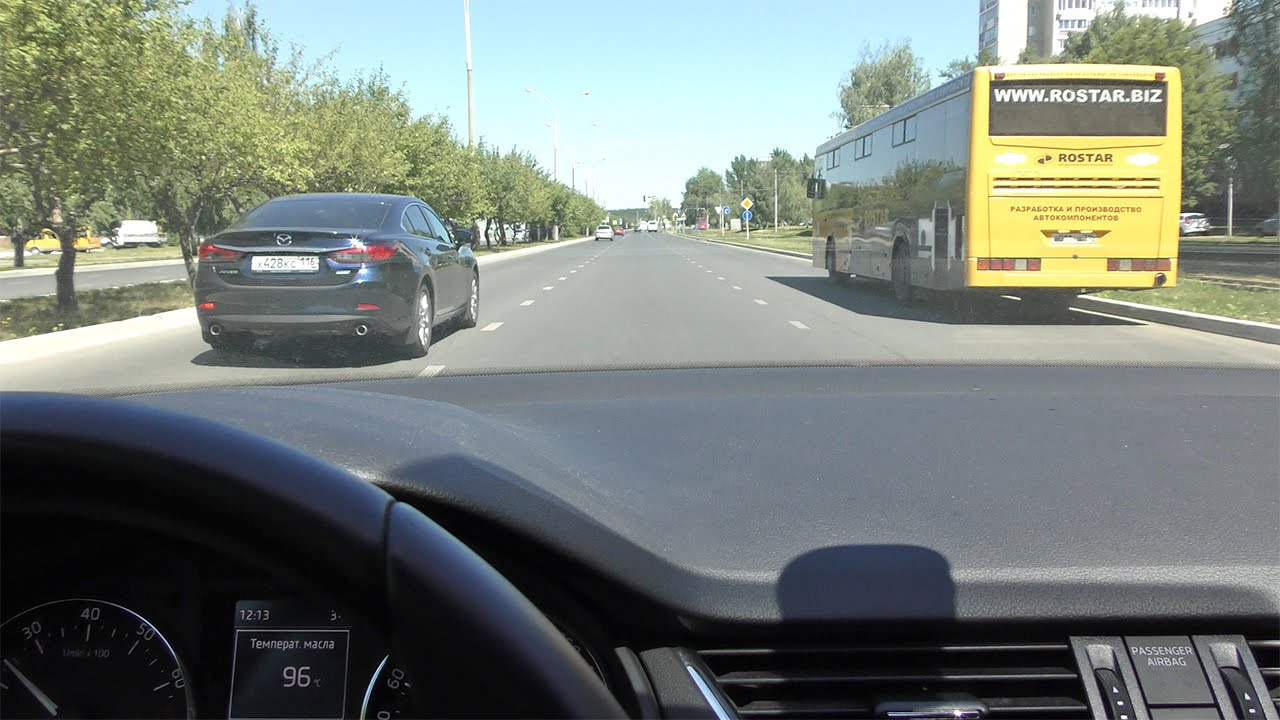
#> input picture src/drivingpov.jpg, 1280 x 720 px
$ python -i lanedetection.py   (imports and definitions only)
#> lines starting #> are read from the running program, lines starting #| are printed output that depends on the picture; after the words box and inside, x2 and y2 are one past the last pixel; in counts of white or black regions, pixels touching at a corner belong together
#source: https://www.youtube.com/watch?v=eLTLtUVuuy4

# XXX: TAKE BETTER test footage VIDEO, WITH TURNS

import numpy as np
import cv2
# to get numerical values for region_of_interest()
import matplotlib.pyplot as plt

# [49 lines left out: functions make_coordinates, average_slope_intercept, not called in this run]

def canny(image):
    #create a greyscale image
    gray = cv2.cvtColor(image, cv2.COLOR_RGB2GRAY) #flag to turn gray
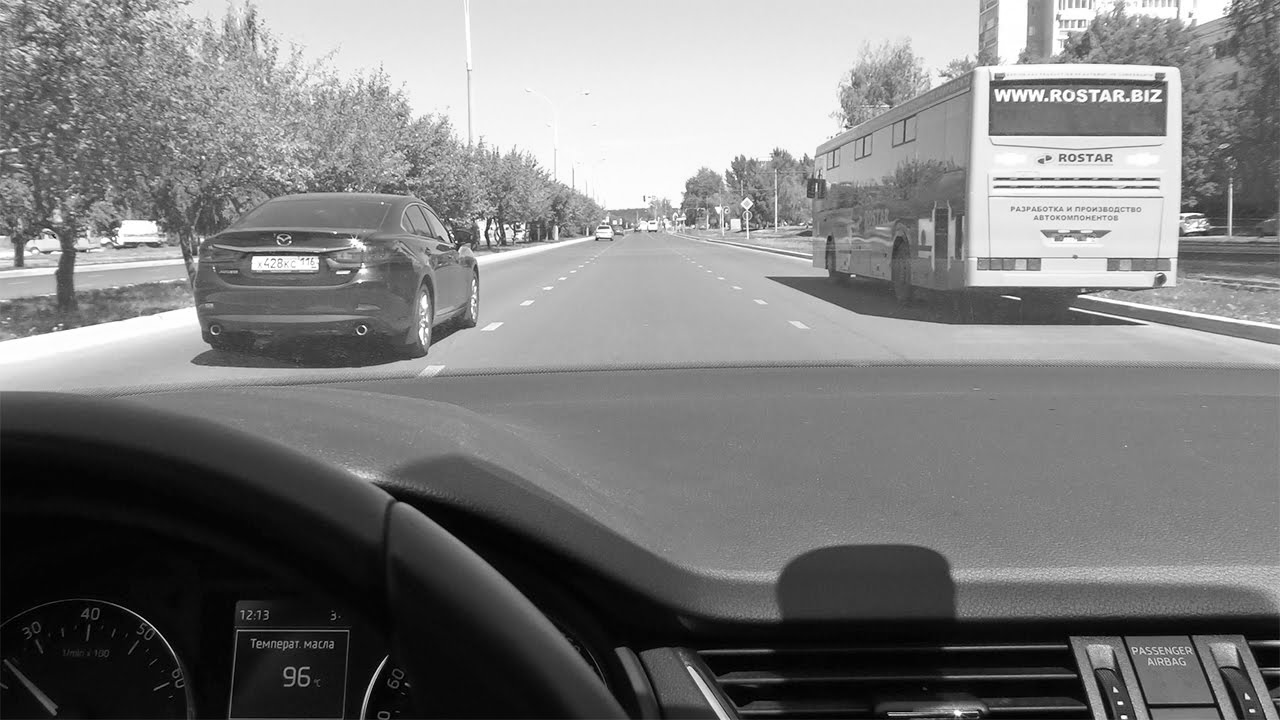
#> gray: shape (720, 1280); min 0, max 255, mean 123.8
    #GaussianBlur to REDUCE NOISE -> FOR MORE ACCURATE EDGE DETECTION
    blur = cv2.GaussianBlur(gray, (5, 5), 0) # to reduce noise
    # Step 3: detect lanes, figure out what Canny method does
    # canny applies a 5by5 GaussianBlur either way
    result = cv2.Canny(blur, 50, 150) # low to high threshold
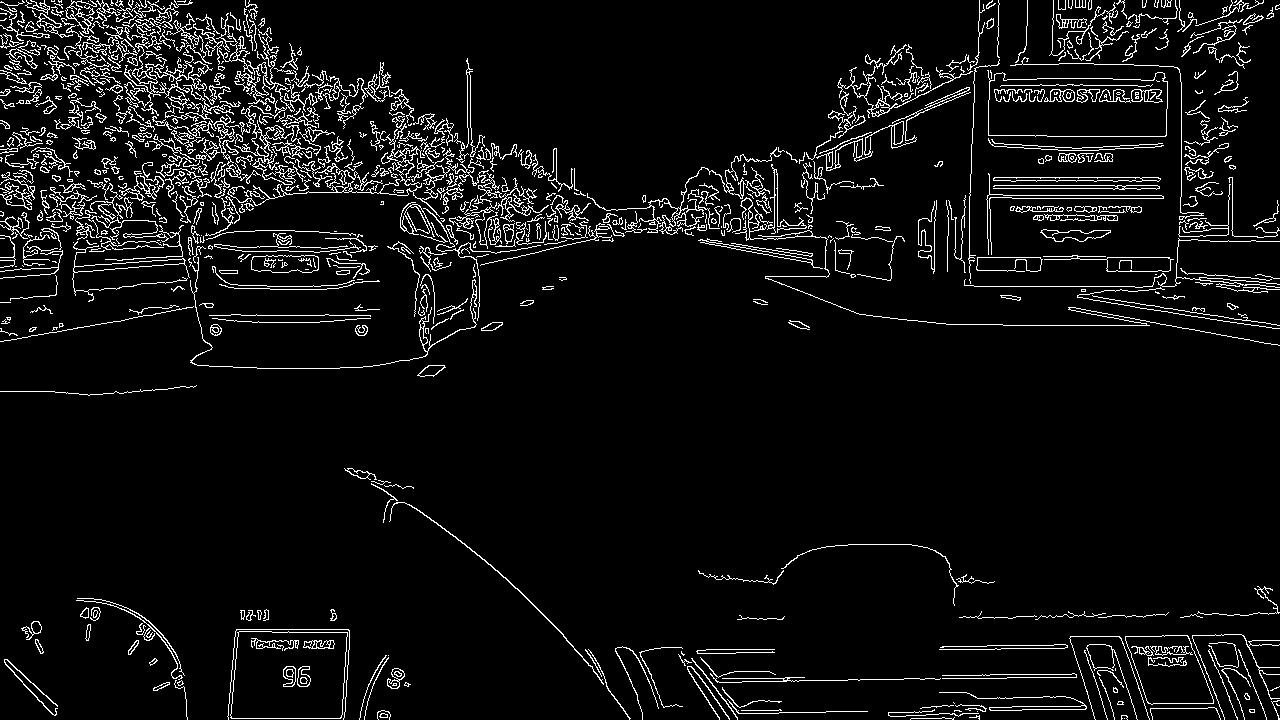
#> result: shape (720, 1280); 6.1% white in thin lines or dots
    return result

# focuses HoughLinesP into a certain area in the mp4 file,
# results in a smoother more accurrate line
# [56 lines left out: functions region_of_interest, display_lines, get_middle_line, not called in this run]

    #  have to return something like [[(x1, y1),(x2, y2)],
    #                                   [(x1, y1), (x2, y2)]]

#STEPS
#step 1 convert image to graycscale
#step 2 finding lanes line - hough transform
#step 10 find lane lines in video

>>> import cv2
>>> picture = cv2.cvtColor(cv2.imread('drivingpov.jpg'), cv2.COLOR_BGR2RGB)
>>> result = canny(picture)

$ run again, on src/greentrafficlight.jpg
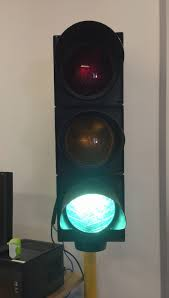
#> input picture src/greentrafficlight.jpg, 169 x 298 px
#> in canny, `blur = cv2.GaussianBlur(gray, (5, 5), 0)`:
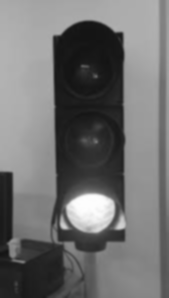
#> blur: shape (298, 169); min 19, max 253, mean 111.6
#> in canny, `result = cv2.Canny(blur, 50, 150)`:
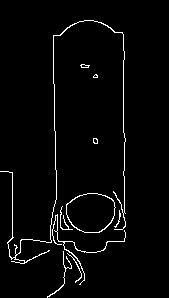
#> result: shape (298, 169); 2.8% white in thin lines or dots, all inside (x1, y1, x2, y2) = (0, 20, 126, 298)
